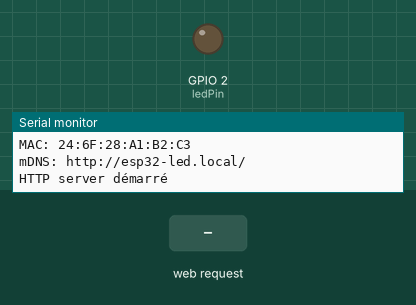
This sketch was run on a simulated ESP32. Shown: output pins drawn as LEDs (lit = HIGH), the last lines printed to the serial monitor. Inputs (shaded band) come from the test bench. WiFi joins after 1.5 s; servers stay silent unless stated.

Above: at 2.7 s.
2.8 s: HTTP request GET /toggle received
At 4.0 s:
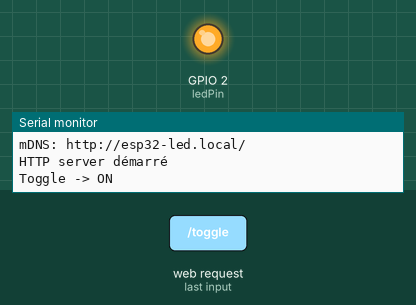
Timing chart, 0 to 5.8 s (numbered marks = the images above; inputs shaded):
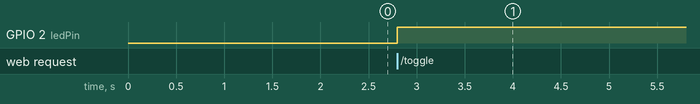

Measured:
- after the input at 2.8 s, GPIO 2 (ledPin): LOW → HIGH at once

The sketch:

esp32-led.ino
```cpp
#include <WiFi.h>
#include <WebServer.h>
#include <ESPmDNS.h>

// ====== CONFIG WIFI ======
const char* ssid     = "Ton_SSID";
const char* password = "Ton_MotDePasse";
const char* hostname = "esp32-led";    // nom mDNS -> esp32-led.local

// ====== LED ======
const int ledPin = 2;                  // adapte si besoin
bool ledOn = false;

WebServer server(80);

void handleRoot() {
  server.send(200, "text/plain",
              String("OK\nState: ") + (ledOn ? "ON" : "OFF") +
              "\nMAC: " + WiFi.macAddress() +
              "\nIP: " + WiFi.localIP().toString() + "\n");
}

void handleToggle() {
  ledOn = !ledOn;
  digitalWrite(ledPin, ledOn ? HIGH : LOW);
  server.send(200, "text/plain", ledOn ? "ON\n" : "OFF\n");
  Serial.print("Toggle -> "); Serial.println(ledOn ? "ON" : "OFF");
}

void connectWiFi() {
  WiFi.mode(WIFI_STA);
  WiFi.setHostname(hostname);
  WiFi.begin(ssid, password);

  Serial.print("WiFi -> "); Serial.println(ssid);
  for (int i = 0; i < 30 && WiFi.status() != WL_CONNECTED; i++) {
    delay(500); Serial.print(".");
  }
  Serial.println();
  if (WiFi.status() == WL_CONNECTED) {
    Serial.println("WiFi connecté");
    Serial.print("IP: ");  Serial.println(WiFi.localIP());
    Serial.print("MAC: "); Serial.println(WiFi.macAddress());
  } else {
    Serial.println("Échec WiFi (serveur non démarré)");
  }
}

void setup() {
  Serial.begin(115200);
  pinMode(ledPin, OUTPUT);
  digitalWrite(ledPin, LOW);

  connectWiFi();

  if (WiFi.status() == WL_CONNECTED) {
    if (MDNS.begin(hostname)) {
      Serial.print("mDNS: http://"); Serial.print(hostname); Serial.println(".local/");
    } else {
      Serial.println("mDNS init FAILED");
    }

    server.on("/", handleRoot);
    server.on("/toggle", HTTP_GET, handleToggle);
    server.begin();
    Serial.println("HTTP server démarré");
  }
}

void loop() {
  if (WiFi.status() == WL_CONNECTED) {
    server.handleClient();
  }
}
```
